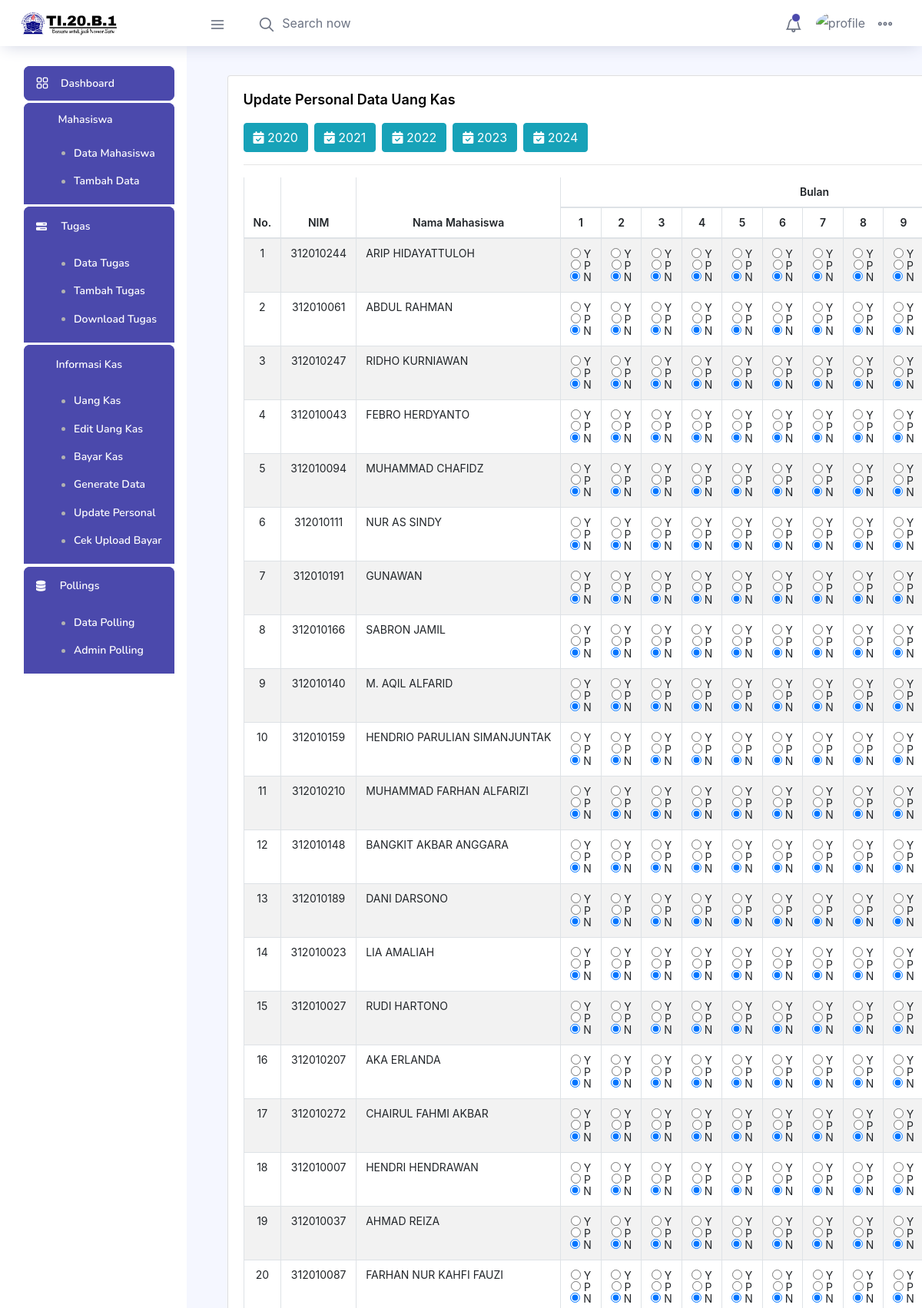
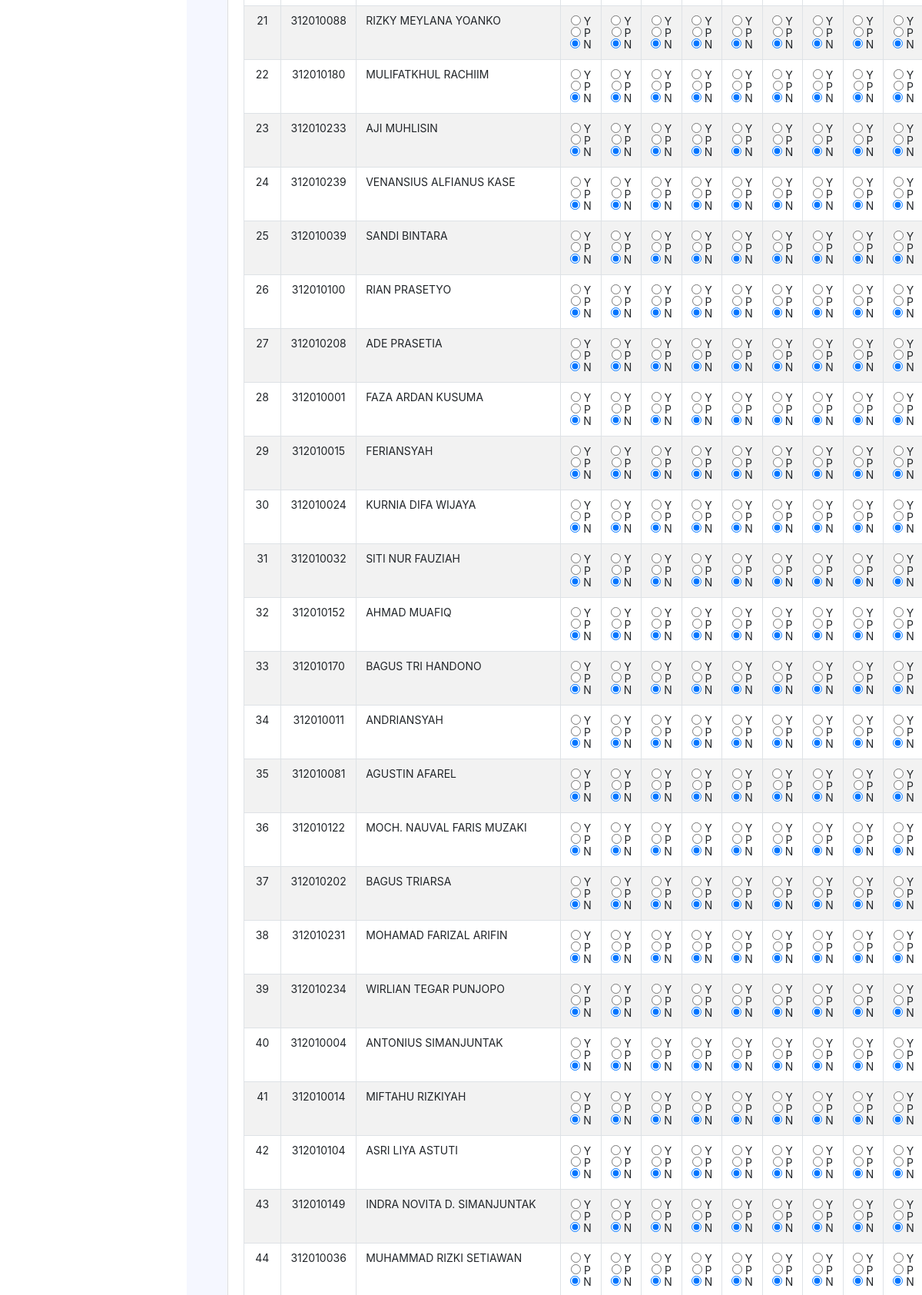
Screenshot of /index.php?halaman=Personal-Kas&tahun=1 (signed in, upper part) with the database file from the repository (2 pictures, top to bottom).
### tables this page shows
CREATE TABLE `k_tahun` (
  `id_tahun` int(11) NOT NULL,
  `nm_tahun` int(4) NOT NULL
);

CREATE TABLE `k_detail` (
  `id_detail` int(11) NOT NULL,
  `id_kas` int(11) DEFAULT NULL,
  `id_tahun` int(11) DEFAULT NULL,
  `id_mhs` int(11) DEFAULT NULL,
  `k_1` varchar(5) DEFAULT 'N',
  `k_2` varchar(5) DEFAULT 'N',
  `k_3` varchar(5) DEFAULT 'N',
  `k_4` varchar(5) DEFAULT 'N',
  `k_5` varchar(5) DEFAULT 'N',
  `k_6` varchar(5) DEFAULT 'N',
  `k_7` varchar(5) DEFAULT 'N',
  `k_8` varchar(5) DEFAULT 'N',
  `k_9` varchar(5) DEFAULT 'N',
  `k_10` varchar(5) DEFAULT 'N',
  `k_11` varchar(5) DEFAULT 'N',
  `k_12` varchar(5) DEFAULT 'N',
  `total_tahun` varchar(10) DEFAULT 'N'
);

CREATE TABLE `mahasiswa` (
  `id_mhs` int(11) NOT NULL,
  `nim` varchar(15) NOT NULL,
  `nama_lengkap` varchar(255) NOT NULL,
  `no_hp` varchar(20) NOT NULL,
  `email` varchar(255) NOT NULL,
  `kelas` enum('YA','TIDAK') NOT NULL DEFAULT 'YA'
);

### isi/kas/personal.php (the view, shortened to what this page needs)
<div class="col-lg-12 grid-margin stretch-card">
    <div class="card">
        <div class="card-body">
            <h4 class="card-title">Update Personal Data Uang Kas</h4>
                <?php
                $qtahun = mysqli_query($xkon, "select * from k_tahun");
                while($qth = mysqli_fetch_array($qtahun)){
                    echo '<a href="index.php?halaman=Personal-Kas&tahun='.$qth['id_tahun'].'"><button type="submit" class="btn btn-info mr-2"><i class="fa fa-calendar-check"></i> '.$qth['nm_tahun'].'</button></a>';
                }
                echo "<hr>";
                    if($_GET['tahun'] == TRUE){
                        $id_tahun = $_GET['tahun'];
                        ?>
                        <div class="table-responsive">
                            <table class="table table-striped table-bordered" id="tabelku">
                                <thead>
                                    <tr style="text-align: center;">
                                        <th rowspan="2">No.</th>
                                        <th rowspan="2">NIM</th>
                                        <th rowspan="2">Nama Mahasiswa</th>
                                        <th colspan="12">Bulan</th>
                                    </tr>
                                    <tr style="text-align: center;">
                                        <th>1</th>
                                        <th>2</th>
                                        <th>3</th>
                                        <th>4</th>
                                        <th>5</th>
                                        <th>6</th>
                                        <th>7</th>
                                        <th>8</th>
                                        <th>9</th>
                                    </tr>
                                </thead>
                                <tbody>
                                    <?php
                                        $result = mysqli_query($xkon, "select * from k_detail where id_tahun=$id_tahun");
                                        $no = 0;
                                        while($row = mysqli_fetch_array($result)) {
                                            $no++;
                                            $id_mhs = $row["id_mhs"];
                                            ?>
                                    <tr>
                                        <td style="text-align: center;"><?php echo $no; ?></td>
                                        <?php
                                            $cekmhs = mysqli_query($xkon, "select nim, nama_lengkap from mahasiswa where id_mhs=$id_mhs order by nama_lengkap ASC");
                                            while($fetch = mysqli_fetch_array($cekmhs)){
                                                $nim = $fetch['nim'];
                                                $nama_lengkap = $fetch['nama_lengkap'];
                                        ?>
                                        <td style="text-align: center;"><?php echo $nim; ?></td>
                                        <td><?php echo $nama_lengkap;  ?></td>
                                        <form action="" method="post">
                                        <td style="text-align: center;">
                                            <?php if($row['k_1'] == 'Y'){ ?>
                                                <input type="radio" name="k_1" value="Y" checked> Y &#10003<br>
                                                <input type="radio" name="k_1" value="P"> P <br>
                                                <input type="radio" name="k_1" value="N"> N
                                            <?php }elseif($row['k_1'] == 'P'){ ?>
                                                <input type="radio" name="k_1" value="Y"> Y <br>
                                                <input type="radio" name="k_1" value="P" checked> P <br>
                                                <input type="radio" name="k_1" value="N"> N
                                            <?php }else{ ?>
                                                <input type="radio" name="k_1" value="Y"> Y <br>
                                                <input type="radio" name="k_1" value="P"> P <br>
                                                <input type="radio" name="k_1" value="N" checked> N
                                            <?php } ?>
                                        </td>
                                        <td style="text-align: center;">
                                            <?php if($row['k_2'] == 'Y'){ ?>
                                                <input type="radio" name="k_2" value="Y" checked> Y &#10003<br>
                                                <input type="radio" name="k_2" value="P"> P <br>
                                                <input type="radio" name="k_2" value="N"> N
                                            <?php }elseif($row['k_2'] == 'P'){ ?>
                                                <input type="radio" name="k_2" value="Y"> Y <br>
                                                <input type="radio" name="k_2" value="P" checked> P <br>
                                                <input type="radio" name="k_2" value="N"> N
                                            <?php }else{ ?>
                                                <input type="radio" name="k_2" value="Y"> Y <br>
                                                <input type="radio" name="k_2" value="P"> P <br>
                                                <input type="radio" name="k_2" value="N" checked> N
                                            <?php } ?>
                                        </td>
                                        <td style="text-align: center;">
                                            <?php if($row['k_3'] == 'Y'){ ?>
                                                <input type="radio" name="k_3" value="Y" checked> Y &#10003<br>
                                                <input type="radio" name="k_3" value="P"> P <br>
                                                <input type="radio" name="k_3" value="N"> N
                                            <?php }elseif($row['k_3'] == 'P'){ ?>
                                                <input type="radio" name="k_3" value="Y"> Y <br>
                                                <input type="radio" name="k_3" value="P" checked> P <br>
                                                <input type="radio" name="k_3" value="N"> N
                                            <?php }else{ ?>
                                                <input type="radio" name="k_3" value="Y"> Y <br>
                                                <input type="radio" name="k_3" value="P"> P <br>
                                                <input type="radio" name="k_3" value="N" checked> N
                                            <?php } ?>
                                        </td>
                                        <td style="text-align: center;">
                                            <?php if($row['k_4'] == 'Y'){ ?>
                                                <input type="radio" name="k_4" value="Y" checked> Y &#10003<br>
                                                <input type="radio" name="k_4" value="P"> P <br>
                                                <input type="radio" name="k_4" value="N"> N
                                            <?php }elseif($row['k_4'] == 'P'){ ?>
                                                <input type="radio" name="k_4" value="Y"> Y <br>
                                                <input type="radio" name="k_4" value="P" checked> P <br>
                                                <input type="radio" name="k_4" value="N"> N
                                            <?php }else{ ?>
                                                <input type="radio" name="k_4" value="Y"> Y <br>
                                                <input type="radio" name="k_4" value="P"> P <br>
                                                <input type="radio" name="k_4" value="N" checked> N
                                            <?php } ?>
                                        </td>
                                        <td style="text-align: center;">
                                            <?php if($row['k_5'] == 'Y'){ ?>
                                                <input type="radio" name="k_5" value="Y" checked> Y &#10003<br>
                                                <input type="radio" name="k_5" value="P"> P <br>
                                                <input type="radio" name="k_5" value="N"> N
                                            <?php }elseif($row['k_5'] == 'P'){ ?>
                                                <input type="radio" name="k_5" value="Y"> Y <br>
                                                <input type="radio" name="k_5" value="P" checked> P <br>
                                                <input type="radio" name="k_5" value="N"> N
                                            <?php }else{ ?>
                                                <input type="radio" name="k_5" value="Y"> Y <br>
                                                <input type="radio" name="k_5" value="P"> P <br>
                                                <input type="radio" name="k_5" value="N" checked> N
                                            <?php } ?>
                                        </td>
                                        <td style="text-align: center;">
                                            <?php if($row['k_6'] == 'Y'){ ?>
                                                <input type="radio" name="k_6" value="Y" checked> Y &#10003<br>
                                                <input type="radio" name="k_6" value="P"> P <br>
                                                <input type="radio" name="k_6" value="N"> N
                                            <?php }elseif($row['k_6'] == 'P'){ ?>
                                                <input type="radio" name="k_6" value="Y"> Y <br>
                                                <input type="radio" name="k_6" value="P" checked> P <br>
                                                <input type="radio" name="k_6" value="N"> N
                                            <?php }else{ ?>
                                                <input type="radio" name="k_6" value="Y"> Y <br>
                                                <input type="radio" name="k_6" value="P"> P <br>
                                                <input type="radio" name="k_6" value="N" checked> N
                                            <?php } ?>
                                        </td>
                                        <td style="text-align: center;">
                                            <?php if($row['k_7'] == 'Y'){ ?>
                                                <input type="radio" name="k_7" value="Y" checked> Y &#10003<br>
                                                <input type="radio" name="k_7" value="P"> P <br>
                                                <input type="radio" name="k_7" value="N"> N
                                            <?php }elseif($row['k_7'] == 'P'){ ?>
                                                <input type="radio" name="k_7" value="Y"> Y <br>
                                                <input type="radio" name="k_7" value="P" checked> P <br>
                                                <input type="radio" name="k_7" value="N"> N
                                            <?php }else{ ?>
                                                <input type="radio" name="k_7" value="Y"> Y <br>
                                                <input type="radio" name="k_7" value="P"> P <br>
                                                <input type="radio" name="k_7" value="N" checked> N
                                            <?php } ?>
                                        </td>
                                        <td style="text-align: center;">
                                            <?php if($row['k_8'] == 'Y'){ ?>
                                                <input type="radio" name="k_8" value="Y" checked> Y &#10003<br>
                                                <input type="radio" name="k_8" value="P"> P <br>
                                                <input type="radio" name="k_8" value="N"> N
                                            <?php }elseif($row['k_8'] == 'P'){ ?>
                                                <input type="radio" name="k_8" value="Y"> Y <br>
                                                <input type="radio" name="k_8" value="P" checked> P <br>
                                                <input type="radio" name="k_8" value="N"> N
                                            <?php }else{ ?>
                                                <input type="radio" name="k_8" value="Y"> Y <br>
                                                <input type="radio" name="k_8" value="P"> P <br>
                                                <input type="radio" name="k_8" value="N" checked> N
                                            <?php } ?>
                                        </td>
                                        <td style="text-align: center;">
                                            <?php if($row['k_9'] == 'Y'){ ?>
                                                <input type="radio" name="k_9" value="Y" checked> Y &#10003<br>
                                                <input type="radio" name="k_9" value="P"> P <br>
                                                <input type="radio" name="k_9" value="N"> N
                                            <?php }elseif($row['k_9'] == 'P'){ ?>
                                                <input type="radio" name="k_9" value="Y"> Y <br>
                                                <input type="radio" name="k_9" value="P" checked> P <br>
                                                <input type="radio" name="k_9" value="N"> N
                                            <?php }else{ ?>
                                                <input type="radio" name="k_9" value="Y"> Y <br>
                                                <input type="radio" name="k_9" value="P"> P <br>
                                                <input type="radio" name="k_9" value="N" checked> N
                                            <?php } ?>
                                        </td>
                                            </form>
                                    </tr>
                                    <?php } } mysqli_close($xkon); ?>
                                </tbody>
                            </table>
                        </div>
                <?php
                    }else{
                        echo "";
                    }?>
        </div>
    </div>
</div>

### rows the page displays
k_tahun: nm_tahun "2020"
k_tahun: nm_tahun "2021"
k_tahun: nm_tahun "2022"
k_tahun: nm_tahun "2023"
k_tahun: nm_tahun "2024"
mahasiswa: nim "312010244", nama_lengkap "ARIP HIDAYATTULOH"
mahasiswa: nim "312010061", nama_lengkap "ABDUL RAHMAN"
mahasiswa: nim "312010247", nama_lengkap "RIDHO KURNIAWAN"
mahasiswa: nim "312010043", nama_lengkap "FEBRO HERDYANTO"
mahasiswa: nim "312010094", nama_lengkap "MUHAMMAD CHAFIDZ"
mahasiswa: nim "312010111", nama_lengkap "NUR AS SINDY"
mahasiswa: nim "312010191", nama_lengkap "GUNAWAN"
mahasiswa: nim "312010166", nama_lengkap "SABRON JAMIL"
mahasiswa: nim "312010140", nama_lengkap "M. AQIL ALFARID"
mahasiswa: nim "312010159", nama_lengkap "HENDRIO PARULIAN SIMANJUNTAK"
mahasiswa: nim "312010210", nama_lengkap "MUHAMMAD FARHAN ALFARIZI"
mahasiswa: nim "312010148", nama_lengkap "BANGKIT AKBAR ANGGARA"
mahasiswa: nim "312010189", nama_lengkap "DANI DARSONO"
mahasiswa: nim "312010023", nama_lengkap "LIA AMALIAH"
mahasiswa: nim "312010027", nama_lengkap "RUDI HARTONO"
mahasiswa: nim "312010207", nama_lengkap "AKA ERLANDA"
mahasiswa: nim "312010272", nama_lengkap "CHAIRUL FAHMI AKBAR"
mahasiswa: nim "312010007", nama_lengkap "HENDRI HENDRAWAN"
mahasiswa: nim "312010037", nama_lengkap "AHMAD REIZA"
mahasiswa: nim "312010087", nama_lengkap "FARHAN NUR KAHFI FAUZI"
mahasiswa: nim "312010088", nama_lengkap "RIZKY MEYLANA YOANKO"
mahasiswa: nim "312010180", nama_lengkap "MULIFATKHUL RACHIIM"
mahasiswa: nim "312010233", nama_lengkap "AJI MUHLISIN"
mahasiswa: nim "312010239", nama_lengkap "VENANSIUS ALFIANUS KASE"
mahasiswa: nim "312010039", nama_lengkap "SANDI BINTARA"
mahasiswa: nim "312010100", nama_lengkap "RIAN PRASETYO"
mahasiswa: nim "312010208", nama_lengkap "ADE PRASETIA"
mahasiswa: nim "312010001", nama_lengkap "FAZA ARDAN KUSUMA"
mahasiswa: nim "312010015", nama_lengkap "FERIANSYAH"
mahasiswa: nim "312010024", nama_lengkap "KURNIA DIFA WIJAYA"
mahasiswa: nim "312010032", nama_lengkap "SITI NUR FAUZIAH"
mahasiswa: nim "312010152", nama_lengkap "AHMAD MUAFIQ"
mahasiswa: nim "312010170", nama_lengkap "BAGUS TRI HANDONO"
mahasiswa: nim "312010011", nama_lengkap "ANDRIANSYAH"
mahasiswa: nim "312010081", nama_lengkap "AGUSTIN AFAREL"
mahasiswa: nim "312010122", nama_lengkap "MOCH. NAUVAL FARIS MUZAKI"
